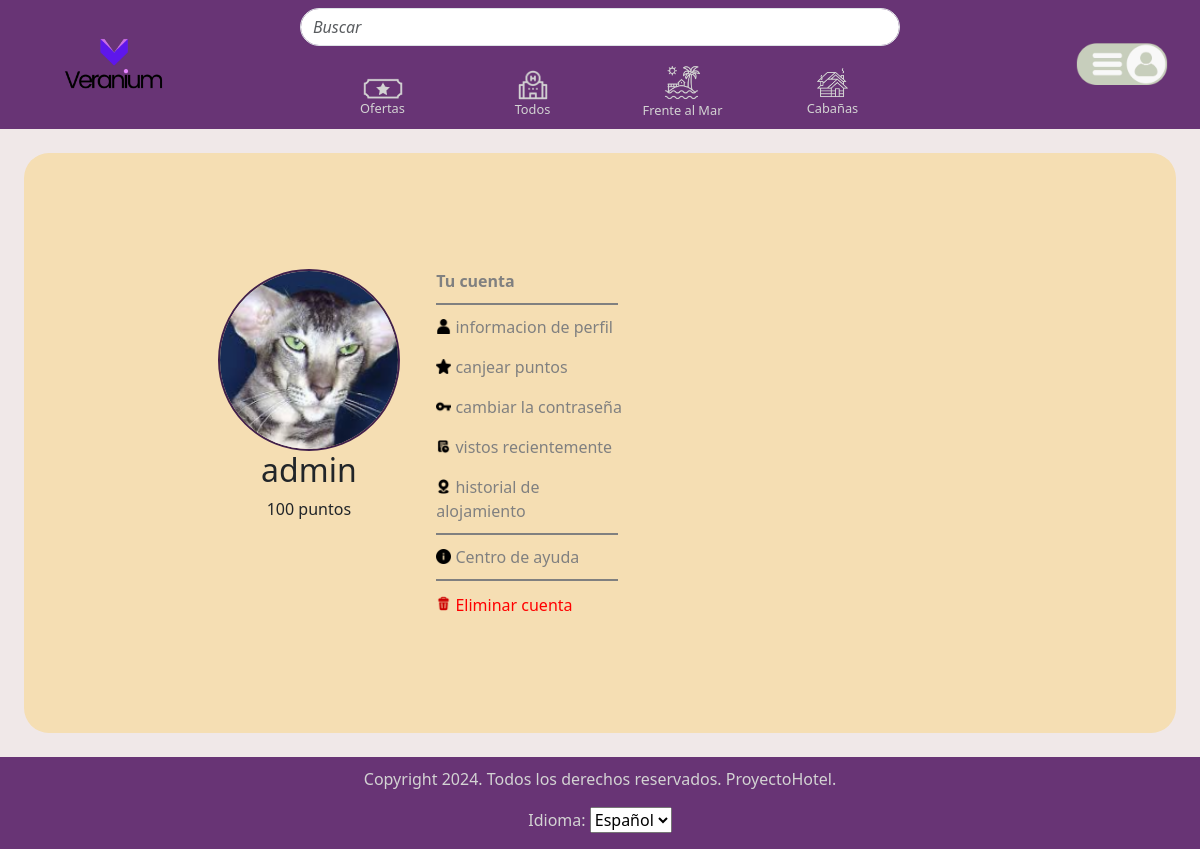
Before: /perfil/ (signed in) with the older database file.
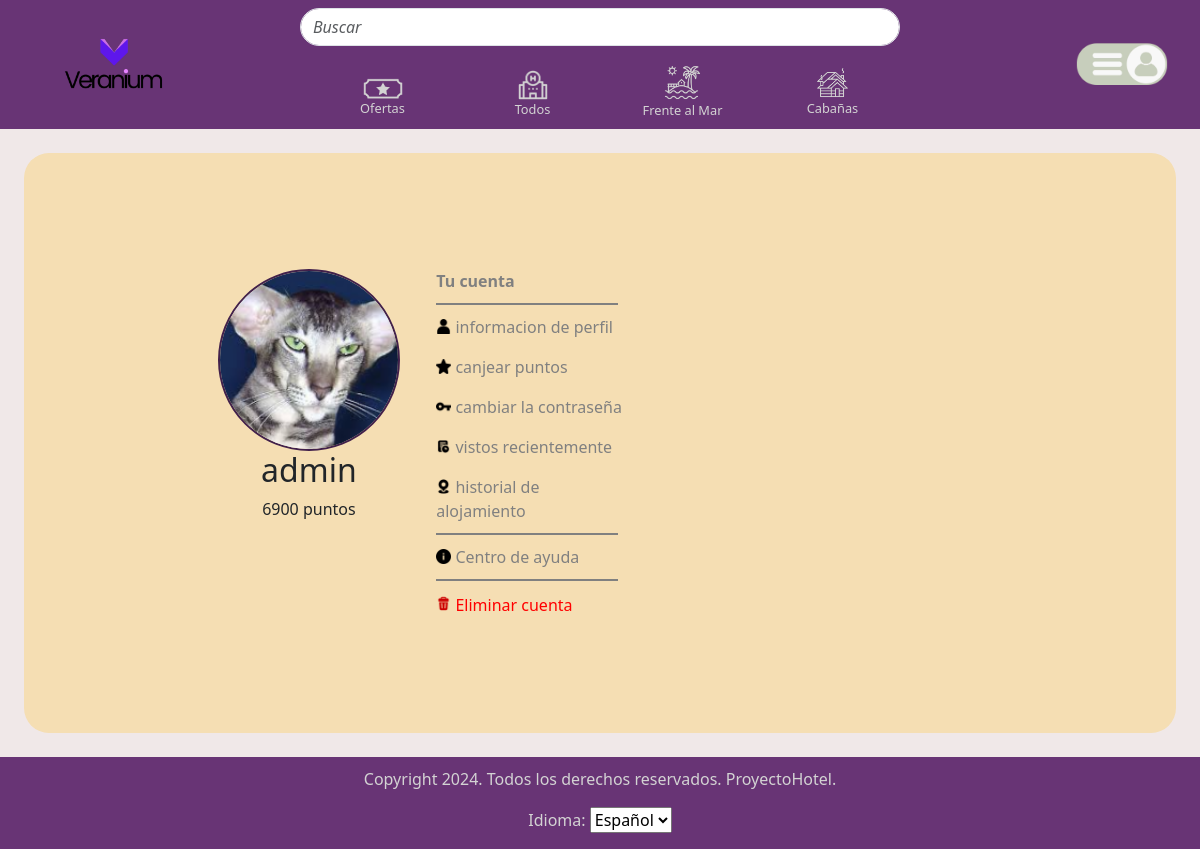
After: the same page with the newer database file.
### usuarios/models.py (models this page shows, shortened)
class Usuario(AbstractBaseUser, PermissionsMixin):
    date_joined = models.DateTimeField(auto_now_add=True)
    nombre = models.CharField(max_length=255)
    usuario = models.CharField(max_length=255, unique=True)
    email = models.EmailField(max_length=255, unique=True)
    password = models.CharField(max_length=255)
    puntos = models.IntegerField(default=0)
    hoteles_vistos_ids = models.TextField('IDs de hoteles visitados', blank=True)
    roles = models.ManyToManyField('Role', related_name='usuarios', blank=True)
    foto_perfil = models.ImageField(upload_to=user_directory_path, null=True, blank=True)
    descuento = models.IntegerField(default=0)
    lista_cupones = models.TextField(null=True, blank=True)
    is_active = models.BooleanField(default=True)
    is_staff = models.BooleanField(default=False)
    objects = UsuarioManager()
    USERNAME_FIELD = 'usuario'
    REQUIRED_FIELDS = ['email']

### hoteles/views.py (the view)
# urls.py: path('perfil/',perfilUsuario, name='perfil'),
@login_required
def perfilUsuario(request):
    usuario = request.user
    return render(request, 'perfilUsuario.html', {'usuario': usuario})

### hoteles/authentication_backend.py (called while the page is built)
    def get_user(self, user_id):
        try:
            return Usuario.objects.get(pk=user_id)
        except Usuario.DoesNotExist:
            return None

### hoteles/templates/perfilUsuario.html (shortened to what this page needs)
{% load static i18n %}
<!DOCTYPE html>
<html lang="en">
<head>
    <link
      href="https://cdn.jsdelivr.net/npm/bootstrap@5.3.3/dist/css/bootstrap.min.css"
      rel="stylesheet"
    />
    <link rel="stylesheet" href="{% static '/style2.css' %}" />
    <link rel="stylesheet" href="https://cdnjs.cloudflare.com/ajax/libs/font-awesome/4.7.0/css/font-awesome.min.css">
</head>
<body>
    <nav class="navbar navbar-expand-md flex-column" id="navbarPrincipal">
        <div class="search-bar" id="barraBusquedaNavbar">
            <input class="form-control mr-sm-2 search-input" type="search" placeholder="Buscar" aria-label="Buscar">
        </div>
        <div class="container-fluid">
            <a class="navbar-brand" href="/index/" id="logoPagina">
                <img src="{% static '/images/icons/veranium.png' %}" alt="Logo página" />
            </a>
            <div class="collapse navbar-collapse" id="navbarNav">
                <ul class="navbar-nav me-auto mb-2 mb-md-0" id="tamañoTextoNav">
                    <li class="nav-item">
                        <a class="nav-link d-flex align-items-center" href="#" id="textoOfertas">
                            <img src="{% static '/images/icons/ofertasUnfocus.png' %}" class="img-fluid" alt="Ofertas" id="iconoOfertas">
                            {% trans "Ofertas" %}
                        </a>
                    </li>
                    <li class="nav-item">
                        <a class="nav-link d-flex align-items-center" href="#" id="textoTodos">
                            <img src="{% static '/images/icons/todosUnfocus.png' %}" class="img-fluid" alt="Todos" id="iconoTodos">
                            {% trans "Todos" %}
                        </a>
                    </li>
                    <li class="nav-item">
                        <a class="nav-link d-flex align-items-center" href="#" id="textoFrenteAlMar">
                            <img src="{% static '/images/icons/frente-al-marUnfocus.png' %}" class="img-fluid" alt="Frente al Mar" id="iconoFrenteAlMar">
                            {% trans "Frente al Mar" %}
                        </a>
                    </li>
                    <li class="nav-item">
                        <a class="nav-link d-flex align-items-center" href="#" id="textoCabañas">
                            <img src="{% static '/images/icons/cabañasUnfocus.png' %}" class="img-fluid" alt="Cabañas" id="iconoCabañas">
                            {% trans "Cabañas" %}
                        </a>
                    </li>
                </ul>
            </div>
            <div class="nav-item" id="menuUsuario">
                <div class="dropdown" id="dropdownMenuUsuario">
                    <a class="navbar-brand dropdown-toggle" role="button" data-bs-toggle="dropdown" aria-expanded="false" id="botonMenuUsuario">
                        <img src="{% static '/images/icons/menuUsuarioUnfocus.png' %}" alt="Menú Usuario" width="100"/>
                    </a>
                </div>
            </div>
        </div>
    </nav>
    <main>
        <div class="container-fluid" id="container-perfil">
            <div class="parent">
                <div class="div1">
                    {% if usuario.foto_perfil %}
                        <a href="#" id="cambiarFotoPerfilLink">
                            <img class="img-fluid" src="{{ usuario.foto_perfil.url }}" alt="Foto de perfil">
                        </a>
                    {% else %}
                        <a href="#" id="cambiarFotoPerfilLink">
                            <img class="img-fluid" src="{% static '/images/icons/iconoUsuario.png' %}" alt="Icono usuario">
                        </a>
                    {% endif %}
                    <h2>{{ usuario.usuario }}</h2>
                    <p>{{ usuario.puntos }} puntos</p>
                </div>
                <div class="div2">
                    <p id="tituloUsuarioPerfil">Tu cuenta</p>
                    <p><a href="#" id="infoPerfilLink"><img src="{% static '/images/icons/perfil/usuario.png' %}" style="width: 15px; margin-bottom: 5px;"> informacion de perfil</a></p>
                    <p><a href="#" id="puntosPerfilLink"><img src="{% static '/images/icons/perfil/estrella.png' %}" style="width: 15px; margin-bottom: 5px;"> canjear puntos</a></p>
                    <p><a href="#" id="clavePerfilLink"><img src="{% static '/images/icons/perfil/llave.png' %}" style="width: 15px; margin-bottom: 5px;"> cambiar la contraseña</a></p>
                    <p><a href="#" id="vistosPerfilLink"><img src="{% static '/images/icons/perfil/vistos.png' %}" style="width: 15px; margin-bottom: 5px;"> vistos recientemente</a></p>
                    <p><a href="#" id="historialPerfilLink" ><img src="{% static '/images/icons/perfil/historial.png' %}" style="width: 15px; margin-bottom: 5px;"> historial de alojamiento</a></p>
                    <p><a href="#" id="ayudaPerfilLink"><img src="{% static '/images/icons/perfil/informacion.png' %}" style="width: 15px; margin-bottom: 5px;"> Centro de ayuda</a></p>
                    <form method="post" action="{% url 'eliminar_cuenta' %}" id="formEliminarCuenta">
                        <button type="button" id="botonEliminarCuenta" class="btn custom-btn"><img src="{% static '/images/icons/perfil/eliminar.png' %}" style="width: 15px; margin-bottom: 5px;"> {% trans "Eliminar cuenta" %}</button>
                    </form>
                </div>
                <div class="div3">
                </div>
            </div>
        </div>
    </main>
    <footer class="footer">
        <p>{% trans "Copyright 2024. Todos los derechos reservados. ProyectoHotel." %}<br>
            <form action="{% url 'set_language' %}" method="post">
                <label for="language">{% trans "Idioma:" %}</label>
                <select name="language" onchange="this.form.submit()">
                    {% get_current_language as LANGUAGE_CODE %}
                    {% get_available_languages as LANGUAGES %}
                    {% for lang in LANGUAGES %}
                    <option value="{{ lang.0 }}"{% if lang.0 == LANGUAGE_CODE %} selected{% endif %}>
                        {{ lang.1 }}
                    </option>
                    {% endfor %}
                </select>
            </form>
        </p>
    </footer>
</body>
</html>

### hoteles/static/style2.css (style rules this page uses)
:root { --morado: #683475; --moradoOscuro: #42214B; --blanco: white; --gris: #F0E8E8F5; --grisOscuro: #D3D3D3; --colorBg-pagina: #F0E8E8F5; --colorBg-navbarPrincipal: var(--morado); --colorTexto-navbarPrincipal: var(--grisOscuro); --colorHover-textoNavbarPrincipal: var(--blanco); --colorHover-bloqueTextoNavbarPrincipal: var(--moradoOscuro); --colorBg-headerModalesInicioYRegistro: var(--morado); --colorBg-bodyModalesInicioYRegistro: var(--gris); --colorTexto-modalesInicioYRegistro: var(--blanco); --colorBg-footer: var(--morado); --colorTexto-footer: var(--grisOscuro); }
body { display: flex; flex-direction: column; min-height: 100vh; background-color: var(--colorBg-pagina); }
main { flex: 1; }
#navbarPrincipal { background-color: var(--colorBg-navbarPrincipal); }
#tamañoTextoNav { font-size: 80%; }
#logoPagina { margin-left: 50px; }
#logoPagina img { width: 105px; padding: 2%; }
#barraBusquedaNavbar { display: flex; justify-content: center; }
.search-bar { width: 100%; transition: height 0.3s; }
#menuUsuario { margin-top: -30px; margin-bottom: 10px; margin-left: 20px; }
#textoOfertas, #textoTodos, #textoFrenteAlMar, #textoCabañas { color: var(--colorTexto-navbarPrincipal); transition: color 0.3s, background-color 0.3s; border-radius: 20px; }
.navbar-brand { margin-top: -30px; margin-bottom: 10px; margin-left: 20px; }
.navbar-nav { display: flex; align-items: center; justify-content: center; width: 100%; }
.nav-item { margin-left: 20px; margin-right: 20px; margin-top: 10px; }
.nav-link { display: flex; flex-direction: column; align-items: center; justify-content: center; height: 65px; width: 110px; border-radius: 10px; }
#iconoOfertas { width: 40px; height: 40px; transition: transform 0.3s, filter 0.3s; }
#iconoTodos { margin-top: 13px; width: 30px; height: 30px; transition: transform 0.3s, filter 0.3s; }
#iconoFrenteAlMar { margin-top: 7px; width: 37px; height: 37px; transition: transform 0.3s, filter 0.3s; }
#iconoCabañas { margin-top: 7px; width: 33px; height: 33px; transition: transform 0.3s, filter 0.3s; }
.search-input { width: 600px; border-radius: 25px; }
#menuUsuario { margin-right: auto; }
#dropdownMenuUsuario .dropdown-toggle::after { display: none; }
::placeholder, #lblPreguntaIniciarSesion, #lblPreguntaRegistroUsuario { font-style: italic; }
.footer { color: var(--colorTexto-footer); background-color: var(--colorBg-footer); padding-top: 10px; padding-bottom: 0px; text-align: center; margin-top: auto; }
#container-perfil { background-color: wheat; border-radius: 25px; margin-top: 2%; margin-bottom: 2%; margin-left: 2%; margin-right: 2%; width: 96%; position: relative; }
.parent { display: grid; grid-template-columns: repeat(2, 1fr) 0.2fr repeat(2, 2fr); grid-template-rows: repeat(5, 1fr); grid-column-gap: 0px; grid-row-gap: 0px; }
.div1 { grid-area: 2 / 2 / 5 / 3; text-align: center; }
.div2 { grid-area: 2 / 4 / 5 / 5; color: gray; }
.div3 { grid-area: 2 / 5 / 5 / 6; }
.div2 p:first-child { border-bottom: 2px solid gray; padding-bottom: 10px; margin-bottom: 10px; width: 50%; }
.div2 p:nth-child(6) { border-bottom: 2px solid gray; padding-bottom: 10px; margin-bottom: 10px; width: 50%; }
.div2 p:nth-child(7) { border-bottom: 2px solid gray; padding-bottom: 10px; margin-bottom: 10px; width: 50%; }
.div2 a { text-decoration: none; color: gray; }
.div2 #tituloUsuarioPerfil { font-weight: bold; }
#botonEliminarCuenta { color: white; }
li img { width: 100%; }
.custom-btn { background: none; border: none; padding: 0; color: red !important; font: inherit; cursor: pointer; display: inline; }
#cambiarFotoPerfilLink img { width: 100%; height: auto; max-width: none; border-radius: 50%; border-style: solid; border-width: 2px; border-color: #42214B; overflow: hidden; object-fit: cover; object-position: center; aspect-ratio: 1 / 1; }

Changed rows visible on the page:
changed Usuario "admin": puntos "100" → "6900"
